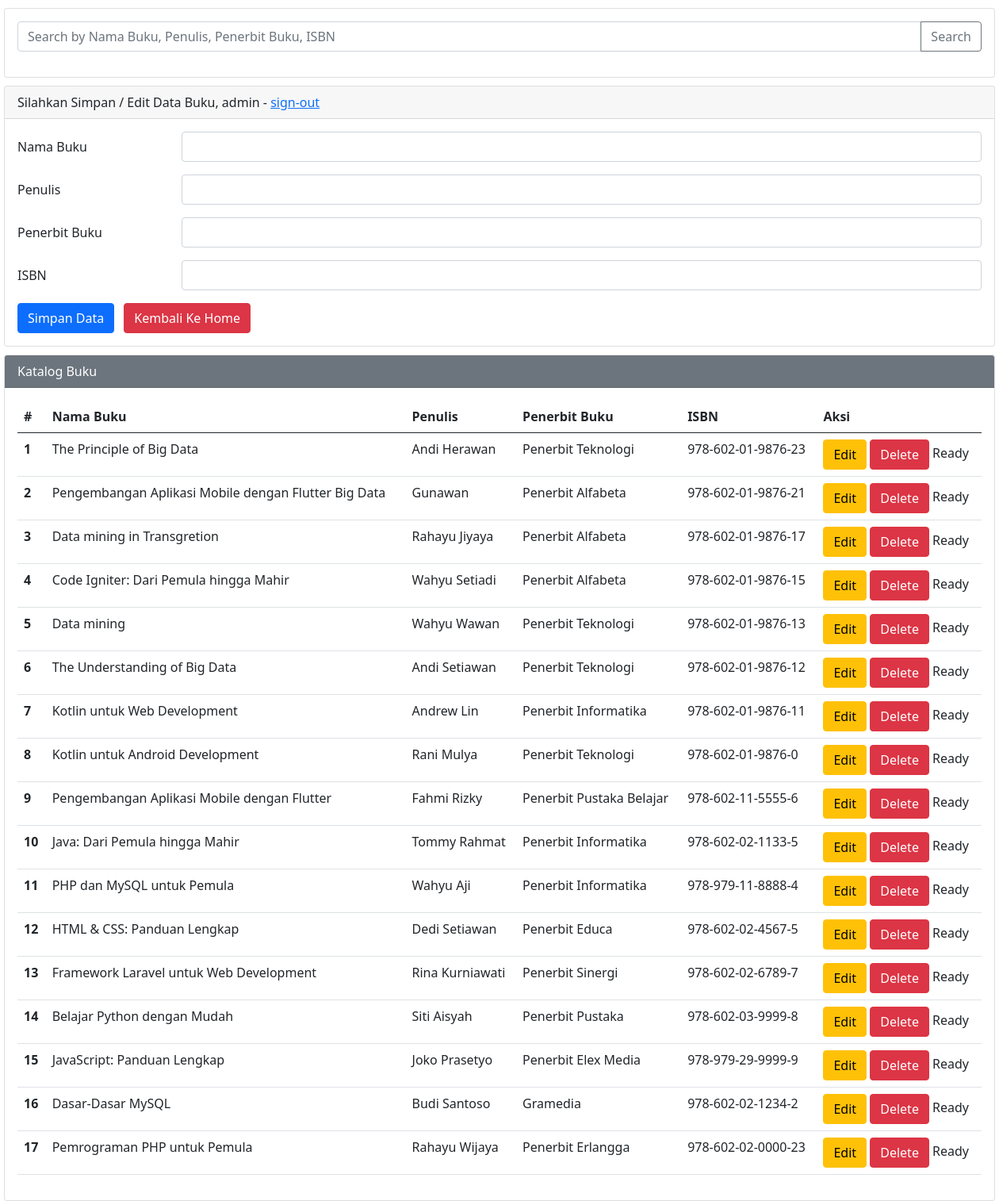
The app's page /index.php (signed in) with its own data.
### tables this page shows
CREATE TABLE `library_system` (
  `id` int(11) NOT NULL,
  `nama_buku` varchar(255) NOT NULL,
  `penulis` varchar(255) NOT NULL,
  `penerbit_buku` varchar(255) NOT NULL,
  `isbn` varchar(255) NOT NULL,
  `status` varchar(20) NOT NULL
);

### index.php (the view, shortened to what this page needs)
<?php
$host = "localhost";
$user = "root";
$pass = "";
$db = "library_system";
$koneksi = mysqli_connect($host, $user, $pass, $db);
$nama_buku = "";
$penulis = "";
$penerbit_buku = "";
$isbn = "";
$search_query = "";
?>
<!DOCTYPE html>
<html lang="en">
<head>
    <link href="https://cdn.jsdelivr.net/npm/bootstrap@5.0.0-beta2/dist/css/bootstrap.min.css" rel="stylesheet"
>
</head>
<body>
    <div class="mx-auto">
        <div class="card">
            <div class="card-body">
                <form action="" method="GET">
                    <div class="input-group mb-3">
                        <input type="text" class="form-control" placeholder="Search by Nama Buku, Penulis, Penerbit Buku, ISBN"
                               name="search" value="<?php echo $search_query; ?>">
                        <button class="btn btn-outline-secondary" type="submit">Search</button>
                    </div>
                </form>
            </div>
        </div>
        <div class="card">
            <div class="card-header">
                Silahkan Simpan / Edit Data Buku, <?php echo $_SESSION['username'].' - ';?>
                <a href="signout.php">sign-out</a>
            </div>
            <div class="card-body">
                <form action="" method="POST">
                    <div class="mb-3 row">
                        <label for="nama_buku" class="col-sm-2 col-form-label">Nama Buku</label>
                        <div class="col-sm-10">
                            <input type="text" class="form-control" id="nama_buku" name="nama_buku"
                                value="<?php echo $nama_buku ?>">
                        </div>
                    </div>
                    <div class="mb-3 row">
                        <label for="penulis" class="col-sm-2 col-form-label">Penulis</label>
                        <div class="col-sm-10">
                            <input type="text" class="form-control" id="penulis" name="penulis"
                                value="<?php echo $penulis ?>">
                        </div>
                    </div>
                    <div class="mb-3 row">
                        <label for="penerbit_buku" class="col-sm-2 col-form-label">Penerbit Buku</label>
                        <div class="col-sm-10">
                            <input type="text" class="form-control" id="penerbit_buku" name="penerbit_buku"
                                value="<?php echo $penerbit_buku ?>">
                        </div>
                    </div>
                    <div class="mb-3 row">
                        <label for="isbn" class="col-sm-2 col-form-label">ISBN</label>
                        <div class="col-sm-10">
                            <input type="text" class="form-control" id="isbn" name="isbn" value="<?php echo $isbn ?>">
                        </div>
                    </div>
                    <div class="col-12">
                        <input type="submit" name="simpan" value="Simpan Data" class="btn btn-primary" />
                        <a href="loading.php" class="btn btn-danger ms-2">Kembali Ke Home</a>
                    </div>
                </form>
            </div>
        </div>
        <div class="card">
            <div class="card-header text-white bg-secondary">
                Katalog Buku
            </div>
            <div class="card-body">
                <table class="table">
                    <thead>
                        <tr>
                            <th scope="col">#</th>
                            <th scope="col">Nama Buku</th>
                            <th scope="col">Penulis</th>
                            <th scope="col">Penerbit Buku</th>
                            <th scope="col">ISBN</th>
                            <th scope="col">Aksi</th>
                        </tr>
                    </thead>
                    <tbody>
                        <?php
                        if ($search_query != "") {
                            $sql2 = "SELECT * FROM library_system WHERE nama_buku LIKE '%$search_query%'
                                    OR penulis LIKE '%$search_query%'
                                    OR penerbit_buku LIKE '%$search_query%'
                                    OR isbn LIKE '%$search_query%'
                                    ORDER BY id DESC";
                        } else {
                            $sql2 = "SELECT * FROM library_system ORDER BY id DESC";
                        }
                        $q2 = mysqli_query($koneksi, $sql2);
                        $urut = 1;
                        while ($r2 = mysqli_fetch_array($q2)) {
                            $id = $r2['id'];
                            $nama_buku = $r2['nama_buku'];
                            $penulis = $r2['penulis'];
                            $penerbit_buku = $r2['penerbit_buku'];
                            $isbn = $r2['isbn'];
                            $status = $r2['status'];
                            ?>
                            <tr>
                                <th scope="row"><?php echo $urut++ ?></th>
                                <td scope="row"><?php echo $nama_buku ?></td>
                                <td scope="row"><?php echo $penulis ?></td>
                                <td scope="row"><?php echo $penerbit_buku ?></td>
                                <td scope="row"><?php echo $isbn ?></td>
                                <td scope="row">
                                    <a href="index.php?op=edit&id=<?php echo $id ?>"><button type="button"
                                            class="btn btn-warning">Edit</button></a>
                                    <a href="index.php?op=delete&id=<?php echo $id ?> "
                                        onclick="return confirm('Yakin mau delete data?')"><button type="button"
                                            class="btn btn-danger">Delete</button></a>
                                    <?php if ($status == "") {
                                            echo "Ready";
                                        } else { ?>
                                    <a href="index.php?op=kembali&id=<?php echo $id ?>"><button type="button"
                                            class="btn btn-warning">Dikembaklikan</button></a>
                                    <?php } ?>
                                </td>
                            </tr>
                            <?php
                        }
                        ?>
                    </tbody>
                </table>
            </div>
        </div>
    </div>
</body>
</html>

### index.php (style rules this page uses)
.mx-auto { width: 1250px }
.card { margin-top: 10px; }

### records on screen
library_system: nama_buku "The Principle of Big Data", penulis "Andi Herawan", penerbit_buku "Penerbit Teknologi", isbn "978-602-01-9876-23", status "Ready"
library_system: nama_buku "Pengembangan Aplikasi Mobile dengan Flutter Big Data", penulis "Gunawan", penerbit_buku "Penerbit Alfabeta", isbn "978-602-01-9876-21", status "Ready"
library_system: nama_buku "Data mining in Transgretion", penulis "Rahayu Jiyaya", penerbit_buku "Penerbit Alfabeta", isbn "978-602-01-9876-17", status "Ready"
library_system: nama_buku "Code Igniter: Dari Pemula hingga Mahir", penulis "Wahyu Setiadi", penerbit_buku "Penerbit Alfabeta", isbn "978-602-01-9876-15", status "Ready"
library_system: nama_buku "Data mining", penulis "Wahyu Wawan", penerbit_buku "Penerbit Teknologi", isbn "978-602-01-9876-13", status "Ready"
library_system: nama_buku "The Understanding of Big Data", penulis "Andi Setiawan", penerbit_buku "Penerbit Teknologi", isbn "978-602-01-9876-12", status "Ready"
library_system: nama_buku "Kotlin untuk Web Development", penulis "Andrew Lin", penerbit_buku "Penerbit Informatika", isbn "978-602-01-9876-11", status "Ready"
library_system: nama_buku "Kotlin untuk Android Development", penulis "Rani Mulya", penerbit_buku "Penerbit Teknologi", isbn "978-602-01-9876-0", status "Ready"
library_system: nama_buku "Pengembangan Aplikasi Mobile dengan Flutter", penulis "Fahmi Rizky", penerbit_buku "Penerbit Pustaka Belajar", isbn "978-602-11-5555-6", status "Ready"
library_system: nama_buku "Java: Dari Pemula hingga Mahir", penulis "Tommy Rahmat", penerbit_buku "Penerbit Informatika", isbn "978-602-02-1133-5", status "Ready"
library_system: nama_buku "PHP dan MySQL untuk Pemula", penulis "Wahyu Aji", penerbit_buku "Penerbit Informatika", isbn "978-979-11-8888-4", status "Ready"
library_system: nama_buku "HTML & CSS: Panduan Lengkap", penulis "Dedi Setiawan", penerbit_buku "Penerbit Educa", isbn "978-602-02-4567-5", status "Ready"
library_system: nama_buku "Framework Laravel untuk Web Development", penulis "Rina Kurniawati", penerbit_buku "Penerbit Sinergi", isbn "978-602-02-6789-7", status "Ready"
library_system: nama_buku "Belajar Python dengan Mudah", penulis "Siti Aisyah", penerbit_buku "Penerbit Pustaka", isbn "978-602-03-9999-8", status "Ready"
library_system: nama_buku "JavaScript: Panduan Lengkap", penulis "Joko Prasetyo", penerbit_buku "Penerbit Elex Media", isbn "978-979-29-9999-9", status "Ready"
library_system: nama_buku "Dasar-Dasar MySQL", penulis "Budi Santoso", penerbit_buku "Gramedia", isbn "978-602-02-1234-2", status "Ready"
library_system: nama_buku "Pemrograman PHP untuk Pemula", penulis "Rahayu Wijaya", penerbit_buku "Penerbit Erlangga", isbn "978-602-02-0000-23", status "Ready"

### other values on screen
$_SESSION['username'] "admin"
